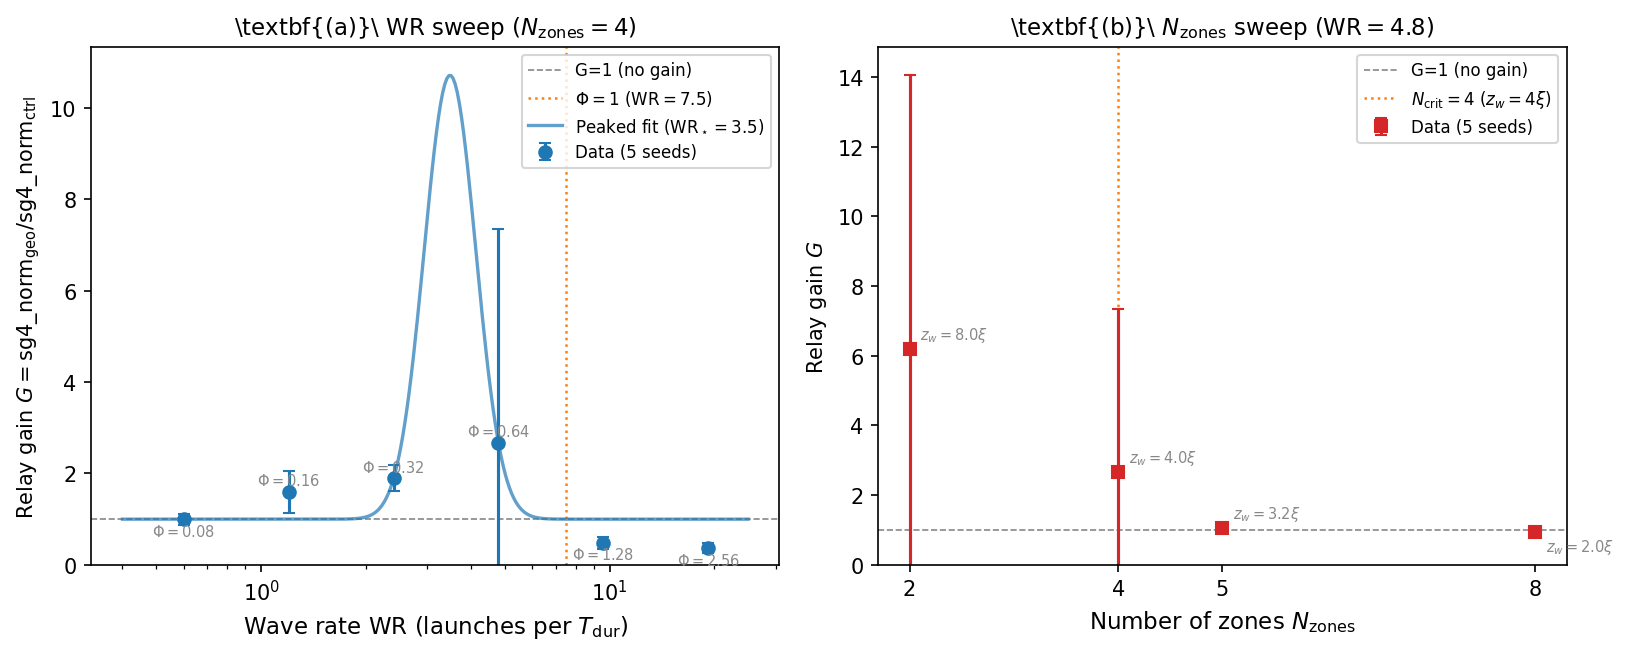

Python code for this plot:
"""
paper35_figure1.py -- Figure 1 for Paper 35: Relay Coupling

Two panels:
  (a) G vs WR  -- peaked gain curve, wave-flux threshold Phi=1 marked
  (b) G vs N_zones -- G vs zone count at WR=4.8, N_crit = HALF/(4*xi) marked

Physical framing:
  Phi = WR * r_wave / WAVE_DUR  (dimensionless wave flux)
  zeta = zone_width / xi        (zone width in units of correlation length)
  Optimal relay when Phi < 1 AND zeta > 4
"""
import json, math, numpy as np, matplotlib
matplotlib.use("Agg")
import matplotlib.pyplot as plt
from scipy.optimize import curve_fit
from collections import defaultdict

RES = "results/paper35_results.json"
with open(RES) as f:
    data = json.load(f)

by = defaultdict(list)
for r in data:
    by[(r['WR'], r['n_zones'], r['coupling'])].append(r)

def mn(lst):
    v = [x for x in lst if not math.isnan(x)]
    return float(np.mean(v)) if v else float('nan')

def std(lst):
    v = [x for x in lst if not math.isnan(x)]
    return float(np.std(v, ddof=1)) / math.sqrt(len(v)) if len(v) > 1 else float('nan')

WR_SWEEP = [0.6, 1.2, 2.4, 4.8, 9.6, 19.2]
N_FIXED  = 4
N_SWEEP  = [2, 4, 5, 8]
WR_FIXED = 4.8

xi      = 2.5    # correlation length (sites), Paper 3
r_wave  = 2.0    # wave footprint radius (Manhattan sites)
WAVE_DUR = 15.0
HALF    = 40

# ── Panel A data: G vs WR ─────────────────────────────────────────────────────
Gs_a, Gs_a_err, Phi_a = [], [], []
for WR in WR_SWEEP:
    geo_sn  = [r.get('l2_sg4n', float('nan')) for r in by[(WR, N_FIXED, 'geo')]]
    ctrl_sn = [r.get('l2_sg4n', float('nan')) for r in by[(WR, N_FIXED, 'ctrl')]]
    sg = mn(geo_sn); sc = mn(ctrl_sn)
    G  = sg / sc if sc > 1e-6 else float('nan')
    # seed-level G for error bars
    seed_Gs = [g/c for g,c in zip(geo_sn, ctrl_sn)
               if not math.isnan(g) and not math.isnan(c) and c > 1e-6]
    se = float(np.std(seed_Gs, ddof=1) / math.sqrt(len(seed_Gs))) if len(seed_Gs)>1 else 0
    Gs_a.append(G); Gs_a_err.append(se)
    Phi_a.append(WR * r_wave / WAVE_DUR)

WR_arr = np.array(WR_SWEEP)
G_arr  = np.array(Gs_a)

# Peaked Gaussian in log-WR space: G(WR) = 1 + A*exp(-0.5*((log WR - log WR_opt)/sigma)^2)
def peaked(WR, A, WR_opt, sigma):
    return 1 + A * np.exp(-0.5 * ((np.log(WR) - np.log(WR_opt))**2) / sigma**2)

try:
    popt, _ = curve_fit(peaked, WR_arr, G_arr, p0=[2.0, 5.0, 0.8], maxfev=5000)
    A_fit, WR_opt_fit, sigma_fit = popt
    WR_fine = np.logspace(np.log10(0.4), np.log10(25), 300)
    G_fit_curve = peaked(WR_fine, *popt)
except Exception as e:
    print(f"WR fit failed: {e}")
    A_fit, WR_opt_fit, sigma_fit = None, None, None
    WR_fine = G_fit_curve = None

# Wave-flux threshold Phi=1 -> WR_thresh
WR_thresh = WAVE_DUR / r_wave   # Phi=1 -> WR = WAVE_DUR/r_wave = 7.5

# ── Panel B data: G vs N ──────────────────────────────────────────────────────
Gs_b, Gs_b_err, zeta_b, N_b = [], [], [], []
for N in N_SWEEP:
    geo_sn  = [r.get('l2_sg4n', float('nan')) for r in by[(WR_FIXED, N, 'geo')]]
    ctrl_sn = [r.get('l2_sg4n', float('nan')) for r in by[(WR_FIXED, N, 'ctrl')]]
    sg = mn(geo_sn); sc = mn(ctrl_sn)
    G  = sg / sc if sc > 1e-6 else float('nan')
    seed_Gs = [g/c for g,c in zip(geo_sn, ctrl_sn)
               if not math.isnan(g) and not math.isnan(c) and c > 1e-6]
    se = float(np.std(seed_Gs, ddof=1) / math.sqrt(len(seed_Gs))) if len(seed_Gs)>1 else 0
    Gs_b.append(G); Gs_b_err.append(se)
    zeta_b.append((HALF // N) / xi)
    N_b.append(N)

# Critical zone width: zw_crit ~ 4*xi  -> N_crit = HALF/(4*xi)
N_crit = HALF / (4 * xi)   # = 4.0

# ── Figure ────────────────────────────────────────────────────────────────────
fig, axes = plt.subplots(1, 2, figsize=(11, 4.5))
BLUE   = "#1f77b4"
RED    = "#d62728"
ORANGE = "#ff7f0e"
GRAY   = "#888888"

# ─── Panel A ──────────────────────────────────────────────────────────────────
ax = axes[0]
ax.axhline(1.0, color=GRAY, lw=0.8, ls='--', zorder=0, label='G=1 (no gain)')
ax.axvline(WR_thresh, color=ORANGE, lw=1.2, ls=':', zorder=0,
           label=r'$\Phi=1$ ($\mathrm{WR}=7.5$)')
if WR_fine is not None:
    ax.plot(WR_fine, G_fit_curve, '-', color=BLUE, lw=1.6, alpha=0.7, zorder=1,
            label=rf'Peaked fit ($\mathrm{{WR}}_\star={WR_opt_fit:.1f}$)')
ax.errorbar(WR_arr, G_arr, yerr=Gs_a_err, fmt='o', color=BLUE,
            ms=6, capsize=3, zorder=2, label='Data (5 seeds)')

# annotate Phi values
for i, (WR, G, Phi) in enumerate(zip(WR_SWEEP, Gs_a, Phi_a)):
    if not math.isnan(G):
        va = 'bottom' if G > 1.0 else 'top'
        off = 0.08 if G > 1.0 else -0.08
        ax.annotate(rf'$\Phi={Phi:.2f}$', xy=(WR, G), xytext=(WR, G+off),
                    fontsize=7, ha='center', va=va, color=GRAY)

ax.set_xscale('log')
ax.set_xlabel('Wave rate WR (launches per $T_{\\mathrm{dur}}$)', fontsize=11)
ax.set_ylabel(r'Relay gain $G = \mathrm{sg4\_norm}_\mathrm{geo} / \mathrm{sg4\_norm}_\mathrm{ctrl}$', fontsize=10)
ax.set_title(r'\textbf{(a)}\ WR sweep ($N_\mathrm{zones}=4$)', fontsize=11)
ax.legend(fontsize=8, loc='upper right')
ax.set_ylim(bottom=0)

# ─── Panel B ──────────────────────────────────────────────────────────────────
ax = axes[1]
ax.axhline(1.0, color=GRAY, lw=0.8, ls='--', zorder=0, label='G=1 (no gain)')
ax.axvline(N_crit, color=ORANGE, lw=1.2, ls=':', zorder=0,
           label=rf'$N_\mathrm{{crit}}={N_crit:.0f}$ ($z_w=4\xi$)')
ax.errorbar(N_b, Gs_b, yerr=Gs_b_err, fmt='s', color=RED,
            ms=6, capsize=3, zorder=2, label='Data (5 seeds)')

# annotate zeta values
for N, G, zeta in zip(N_b, Gs_b, zeta_b):
    if not math.isnan(G):
        va = 'bottom' if G > 1.0 else 'top'
        off = 0.15 if G > 1.0 else -0.15
        ax.annotate(rf'$z_w={zeta:.1f}\xi$', xy=(N, G), xytext=(N+0.1, G+off),
                    fontsize=7, ha='left', va=va, color=GRAY)

ax.set_xlabel(r'Number of zones $N_\mathrm{zones}$', fontsize=11)
ax.set_ylabel(r'Relay gain $G$', fontsize=10)
ax.set_title(r'\textbf{(b)}\ $N_\mathrm{zones}$ sweep ($\mathrm{WR}=4.8$)', fontsize=11)
ax.legend(fontsize=8, loc='upper right')
ax.set_xticks(N_b)
ax.set_ylim(bottom=0)

plt.tight_layout()
fig.savefig('paper35_figure1.png', dpi=150, bbox_inches='tight')
fig.savefig('paper35_figure1.pdf', bbox_inches='tight')
print("Saved paper35_figure1.png / .pdf")

# ── Print summary table ───────────────────────────────────────────────────────
print("\n=== Panel A: WR sweep (N=4) ===")
print(f"{'WR':>6} {'Phi=WR*2/15':>12} {'G':>7} {'SE':>6}")
for WR, G, se, Phi in zip(WR_SWEEP, Gs_a, Gs_a_err, Phi_a):
    print(f"{WR:6.1f} {Phi:12.3f} {G:7.3f} {se:6.3f}")
if WR_opt_fit:
    print(f"Peaked fit: WR_opt={WR_opt_fit:.2f}, A={A_fit:.3f}, sigma={sigma_fit:.3f}")

print("\n=== Panel B: N sweep (WR=4.8) ===")
print(f"{'N':>4} {'zw':>6} {'zeta=zw/xi':>12} {'G':>7} {'SE':>6}")
for N, G, se, zeta in zip(N_b, Gs_b, Gs_b_err, zeta_b):
    zw = HALF // N
    print(f"{N:4d} {zw:6d} {zeta:12.2f} {G:7.3f} {se:6.3f}")
print(f"N_crit = HALF/(4*xi) = {N_crit:.1f}")
